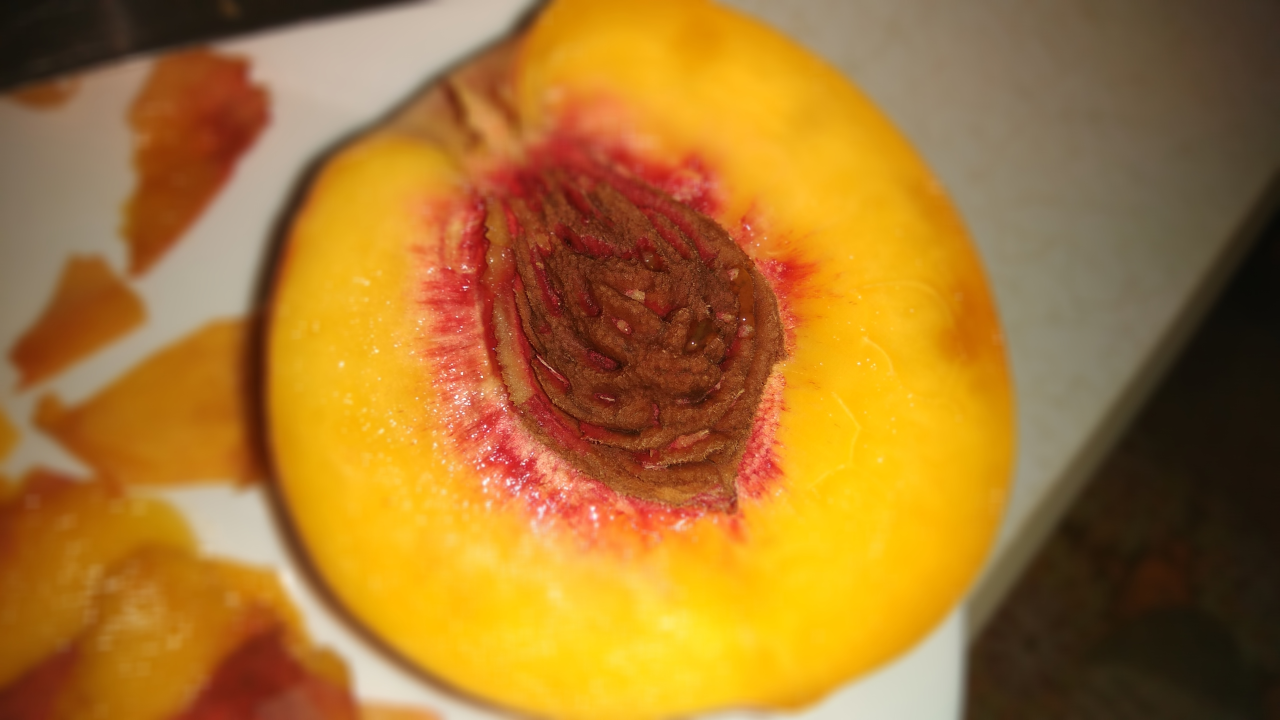
#> input picture hw18/image.jpg, 3840 x 2160 px (shown at 1/3 size); its folder holds only this picture in this run
$ python script18.py
#> lines starting #> are read from the running program, lines starting #| are printed output that depends on the picture
import glob
import os

from PIL import Image


def ThumbnailCreator(img, size):
#> called with img = 'image.jpg', size = (128, 128)
    for infile in glob.glob("*.jpg"):
        file, ext = os.path.splitext(infile)
        im = Image.open(infile)
#> im is the input picture: PIL image 3840x2160 RGB; mean R, G, B 167.1, 117.9, 46.8
        im.thumbnail(size)
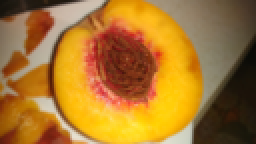
#> im: PIL image 128x72 RGB (shown 2 times larger); mean R, G, B 167.1, 117.9, 46.8
        im.save(file + "_thumbnail.jpg", "JPEG")


ThumbnailCreator('image.jpg', (128, 128))
